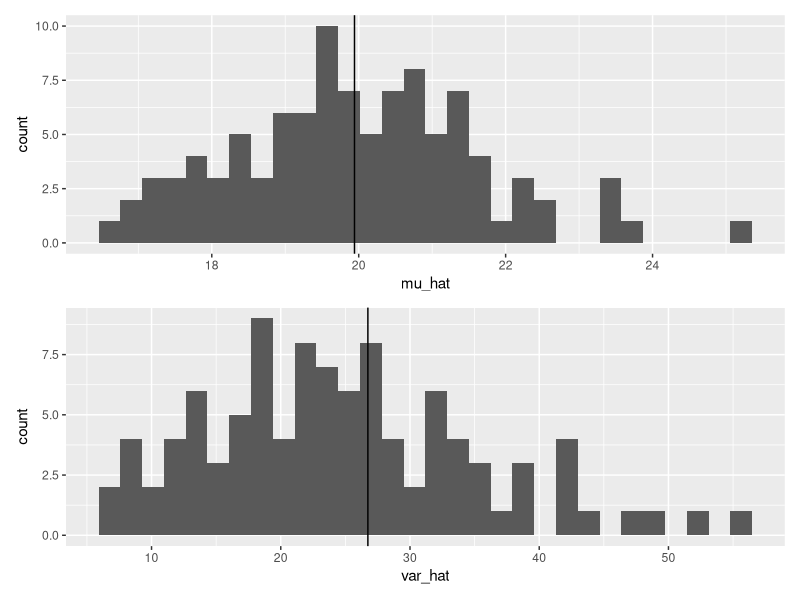
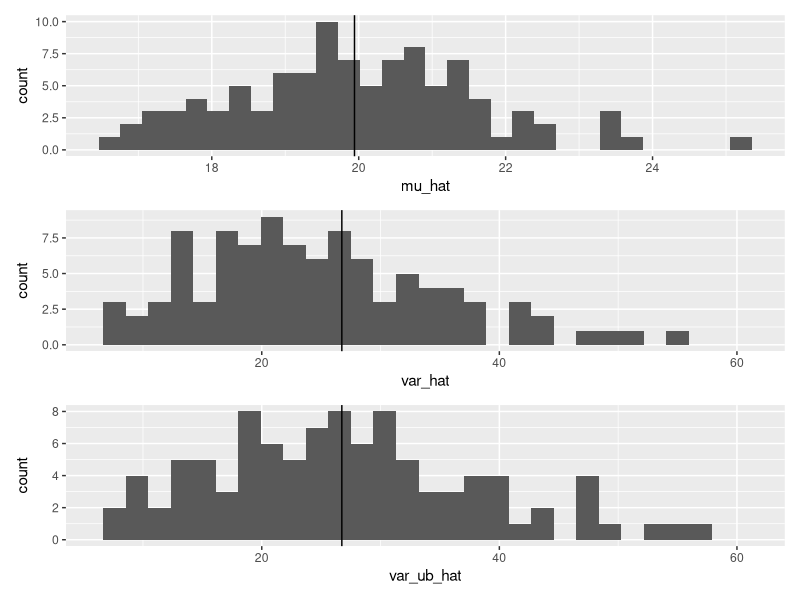

These figures' R source, in order:
#' ---
#' title: "Set 5"
#' output: html_document
#' date: 2023-09-12
#' author: Jenna Jordan
#' ---

#+ message = FALSE, warning = FALSE
library(tidyr)
library(tidyverse)


# 2.1 ---------------------------------------------------------------------

h <- c(16.9, 20.9, 15.8, 28, 21.6, 15.9, 22.4, 23.7, 22.9, 18.5)

df_h1 <- tibble(plant_id = 1:10, # a vector from 1 to 10 by 1
                height = h, # height
                unit = "cm") # unit
df_h1

# nrow() returns the number of rows
# i.e., nrow(.) counts the number of rows in df_h1
df_h1 <- df_h1 %>% 
  mutate(mu_height = mean(height),
         var_height = sum((height - mu_height)^2) / nrow(.))

print(df_h1)

#different set of 10
h <- c(27.6, 21.9, 16.9, 8.9, 25.6, 19.8, 19.9, 24.7, 24.1, 23)

df_h2 <- tibble(plant_id = 11:20, # a vector from 11 to 20 by 1
                height = h,
                unit = "cm") %>% 
  mutate(mu_height = mean(height),
         var_height = sum((height - mu_height)^2) / nrow(.))

print(df_h2)


# 2.2 ---------------------------------------------------------------------

# load csv data on R
df_h0 <- read_csv("data_raw/data_plant_height.csv")
  #hypothetical true garden data (not possible in real life)

# show the first 10 rows
print(df_h0)

#Summary Statistics
mu <- mean(df_h0$height)
sigma2 <- sum((df_h0$height - mu)^2) / nrow(df_h0) #variation

print(mu)
print(sigma2) #variation

#subsample within dataset
df_i <- df_h0 %>% 
  sample_n(size = 10) # size specifies the number of rows to be selected randomly

print(df_i)

#attempt 2
df_i <- df_h0 %>% 
  sample_n(size = 10)

print(df_i)

# subsample replicates (for reproducibility)
set.seed(3)

mu_i <- var_i <- NULL # create empty objects or box

# repeat the work in {} from i = 1 to i = 100
for (i in 1:100) {
  
  df_i <- df_h0 %>% 
    sample_n(size = 10) # random samples of 10 individuals
  
  # save mean for sample set i
  mu_i[i] <- mean(df_i$height)
  
  # save variance for sample set i
  var_i[i] <- sum((df_i$height - mean(df_i$height))^2) / nrow(df_i) 
  
}
print(mu_i)
print(var_i)


#histogram

library(patchwork)

df_sample <- tibble(mu_hat = mu_i, var_hat = var_i)

# histogram for mean
g_mu <- df_sample %>% 
  ggplot(aes(x = mu_hat)) +
  geom_histogram() +
  geom_vline(xintercept = mu)

# histogram for variance
g_var <- df_sample %>% 
  ggplot(aes(x = var_hat)) +
  geom_histogram() +
  geom_vline(xintercept = sigma2)

# layout vertically
# possible only if "patchwork" is loaded
g_mu / g_var


#use to remove bias
set.seed(3)

# redo simulations ---- "ub = un-bias"
mu_i <- var_i <- var_ub_i <- NULL # create empty objects

# repeat the work in {} from i = 1 to i = 100
for (i in 1:100) {
  
  df_i <- df_h0 %>% 
    sample_n(size = 10) # random samples of 10 individuals
  
  # save mean for sample set i
  mu_i[i] <- mean(df_i$height)
  
  # save variance for sample set i
  var_i[i] <- sum((df_i$height - mean(df_i$height))^2) / nrow(df_i) 
  
  var_ub_i[i] <- var(df_i$height)
}

#create un-bias histograms
# draw histograms ----
df_sample <- tibble(mu_hat = mu_i,
                    var_hat = var_i,
                    var_ub_hat = var_ub_i)

# histogram for mu
g_mu <- df_sample %>% 
  ggplot(aes(x = mu_hat)) +
  geom_histogram() +
  geom_vline(xintercept = mu)

# histogram for variance
# scale_x_continuous() adjusts scale in x-axis
g_var <- df_sample %>% 
  ggplot(aes(x = var_hat)) +
  geom_histogram() +
  geom_vline(xintercept = sigma2) +
  scale_x_continuous(limits= c(min(c(var_i, var_ub_i)),
                               max(c(var_i, var_ub_i))))

# histogram for unbiased variance
g_var_ub <- df_sample %>% 
  ggplot(aes(x = var_ub_hat)) +
  geom_histogram() +
  geom_vline(xintercept = sigma2) +
  scale_x_continuous(limits= c(min(c(var_i, var_ub_i)),
                               max(c(var_i, var_ub_i))))

g_mu / g_var / g_var_ub

# Laboratory --------------------------------------------------------------

#1
df_h0 <- read_csv("data_raw/data_plant_height.csv")
df_h0

#Sample Size 50
mu_50 <- ub_var50 <- NULL

for (i in 1:100) {
  
  df_50 <- df_h0 %>% 
    sample_n(size = 50) # random samples of 10 individuals
  
  mu_50[i] <- mean(df_50$height)
  ub_var50[i] <- var(df_50$height)
}

print(mu_50)
print(ub_var50)

#Sample Size 100
mu_100 <- ub_var100 <- NULL

for (i in 1:100) {
  
  df_100 <- df_h0 %>% 
    sample_n(size = 100) # random samples of 100 individuals
  
   mu_100[i] <- mean(df_100$height)
   ub_var100[i] <- var(df_100$height)
}

print(mu_100)
print(ub_var100)

#Histograms
library(patchwork)

df_50_histogram <- tibble(mu_hat_50 = mu_50, ubvar_hat_50 = ub_var50)

# histogram for mu_50 & ub_var50
g_mu_50 <- df_50_histogram %>% 
  ggplot(aes(x = mu_hat_50)) +
  geom_histogram() +
  geom_vline(xintercept = mu)

g_var_50 <- df_50_histogram %>% 
  ggplot(aes(x = ubvar_hat_50)) +
  geom_histogram() +
  geom_vline(xintercept = sigma2)


# histogram for mu_100 & ub_var100

df_100_histogram <- tibble(mu_hat_100 = mu_100, ubvar_hat_100 = ub_var100)

g_mu_100 <- df_100_histogram %>% 
  ggplot(aes(x = mu_hat_100)) +
  geom_histogram() +
  geom_vline(xintercept = mu)

g_var_100 <- df_100_histogram %>% 
  ggplot(aes(x = ubvar_hat_100)) +
  geom_histogram() +
  geom_vline(xintercept = sigma2)

#2
df_h10 <- df_h0 %>% 
  filter(height >= 10)

#Sample Size 50
mu1_50 <- ub1_var50 <- NULL

for (i in 1:100) {
  
  dfh10_50 <- df_h10 %>% 
    sample_n(size = 50) # random samples of 10 individuals
  
  mu1_50[i] <- mean(dfh10_50$height)
  ub1_var50[i] <- var(dfh10_50$height)
}

print(mu1_50)
print(ub1_var50)

#Sample Size 100
mu1_100 <- ub1_var100 <- NULL

for (i in 1:100) {
  
  dfh10_100 <- df_h10 %>% 
    sample_n(size = 100) # random samples of 100 individuals
  
  mu1_100[i] <- mean(dfh10_100$height)
  ub1_var100[i] <- var(dfh10_100$height)
}

print(mu1_100)
print(ub1_var100)
